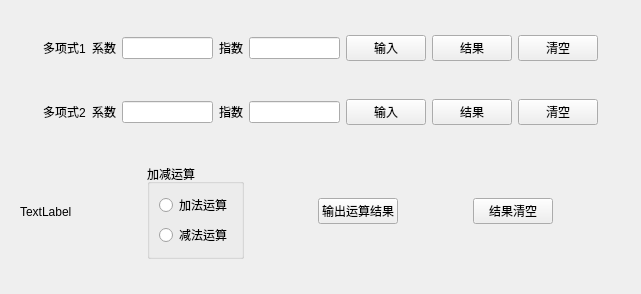
<?xml version="1.0" encoding="UTF-8"?>
<ui version="4.0">
 <class>Widget</class>
 <widget class="QWidget" name="Widget">
  <property name="geometry">
   <rect>
    <x>0</x>
    <y>0</y>
    <width>641</width>
    <height>294</height>
   </rect>
  </property>
  <property name="windowTitle">
   <string>Widget</string>
  </property>
  <layout class="QVBoxLayout" name="verticalLayout">
   <item>
    <spacer name="verticalSpacer_3">
     <property name="orientation">
      <enum>Qt::Vertical</enum>
     </property>
     <property name="sizeHint" stdset="0">
      <size>
       <width>20</width>
       <height>40</height>
      </size>
     </property>
    </spacer>
   </item>
   <item>
    <widget class="QWidget" name="widget" native="true">
     <layout class="QHBoxLayout" name="horizontalLayout">
      <item>
       <spacer name="horizontalSpacer_5">
        <property name="orientation">
         <enum>Qt::Horizontal</enum>
        </property>
        <property name="sizeHint" stdset="0">
         <size>
          <width>40</width>
          <height>20</height>
         </size>
        </property>
       </spacer>
      </item>
      <item>
       <widget class="QLabel" name="label_7">
        <property name="text">
         <string>多项式1</string>
        </property>
       </widget>
      </item>
      <item>
       <widget class="QLabel" name="label">
        <property name="text">
         <string>系数</string>
        </property>
       </widget>
      </item>
      <item>
       <widget class="QLineEdit" name="lineEdit"/>
      </item>
      <item>
       <widget class="QLabel" name="label_2">
        <property name="text">
         <string>指数</string>
        </property>
       </widget>
      </item>
      <item>
       <widget class="QLineEdit" name="lineEdit_2"/>
      </item>
      <item>
       <widget class="QPushButton" name="btn">
        <property name="text">
         <string>输入</string>
        </property>
       </widget>
      </item>
      <item>
       <widget class="QPushButton" name="btn2">
        <property name="text">
         <string>结果</string>
        </property>
       </widget>
      </item>
      <item>
       <widget class="QPushButton" name="pushButton_2">
        <property name="text">
         <string>清空</string>
        </property>
       </widget>
      </item>
      <item>
       <spacer name="horizontalSpacer_7">
        <property name="orientation">
         <enum>Qt::Horizontal</enum>
        </property>
        <property name="sizeHint" stdset="0">
         <size>
          <width>40</width>
          <height>20</height>
         </size>
        </property>
       </spacer>
      </item>
     </layout>
    </widget>
   </item>
   <item>
    <spacer name="verticalSpacer_2">
     <property name="orientation">
      <enum>Qt::Vertical</enum>
     </property>
     <property name="sizeHint" stdset="0">
      <size>
       <width>20</width>
       <height>40</height>
      </size>
     </property>
    </spacer>
   </item>
   <item>
    <widget class="QWidget" name="widget_2" native="true">
     <layout class="QHBoxLayout" name="horizontalLayout_4">
      <item>
       <spacer name="horizontalSpacer_6">
        <property name="orientation">
         <enum>Qt::Horizontal</enum>
        </property>
        <property name="sizeHint" stdset="0">
         <size>
          <width>40</width>
          <height>20</height>
         </size>
        </property>
       </spacer>
      </item>
      <item>
       <widget class="QLabel" name="label_8">
        <property name="text">
         <string>多项式2</string>
        </property>
       </widget>
      </item>
      <item>
       <widget class="QLabel" name="label_9">
        <property name="text">
         <string>系数</string>
        </property>
       </widget>
      </item>
      <item>
       <widget class="QLineEdit" name="lineEdit_7"/>
      </item>
      <item>
       <widget class="QLabel" name="label_10">
        <property name="text">
         <string>指数</string>
        </property>
       </widget>
      </item>
      <item>
       <widget class="QLineEdit" name="lineEdit_8"/>
      </item>
      <item>
       <widget class="QPushButton" name="btn_4">
        <property name="text">
         <string>输入</string>
        </property>
       </widget>
      </item>
      <item>
       <widget class="QPushButton" name="btn2_4">
        <property name="text">
         <string>结果</string>
        </property>
       </widget>
      </item>
      <item>
       <widget class="QPushButton" name="pushButton_3">
        <property name="text">
         <string>清空</string>
        </property>
       </widget>
      </item>
      <item>
       <spacer name="horizontalSpacer_8">
        <property name="orientation">
         <enum>Qt::Horizontal</enum>
        </property>
        <property name="sizeHint" stdset="0">
         <size>
          <width>40</width>
          <height>20</height>
         </size>
        </property>
       </spacer>
      </item>
     </layout>
    </widget>
   </item>
   <item>
    <spacer name="verticalSpacer">
     <property name="orientation">
      <enum>Qt::Vertical</enum>
     </property>
     <property name="sizeHint" stdset="0">
      <size>
       <width>20</width>
       <height>40</height>
      </size>
     </property>
    </spacer>
   </item>
   <item>
    <widget class="QWidget" name="widget_3" native="true">
     <layout class="QHBoxLayout" name="horizontalLayout_2">
      <item>
       <widget class="QLabel" name="label_3">
        <property name="text">
         <string>TextLabel</string>
        </property>
       </widget>
      </item>
      <item>
       <spacer name="horizontalSpacer">
        <property name="orientation">
         <enum>Qt::Horizontal</enum>
        </property>
        <property name="sizeHint" stdset="0">
         <size>
          <width>10</width>
          <height>20</height>
         </size>
        </property>
       </spacer>
      </item>
      <item>
       <widget class="QGroupBox" name="groupBox">
        <property name="title">
         <string>加减运算</string>
        </property>
        <layout class="QVBoxLayout" name="verticalLayout_2">
         <item>
          <widget class="QRadioButton" name="radioButton_2">
           <property name="text">
            <string>加法运算</string>
           </property>
          </widget>
         </item>
         <item>
          <widget class="QRadioButton" name="radioButton">
           <property name="text">
            <string>减法运算</string>
           </property>
          </widget>
         </item>
        </layout>
       </widget>
      </item>
      <item>
       <spacer name="horizontalSpacer_2">
        <property name="orientation">
         <enum>Qt::Horizontal</enum>
        </property>
        <property name="sizeHint" stdset="0">
         <size>
          <width>40</width>
          <height>20</height>
         </size>
        </property>
       </spacer>
      </item>
      <item>
       <widget class="QPushButton" name="pushButton">
        <property name="text">
         <string>输出运算结果</string>
        </property>
       </widget>
      </item>
      <item>
       <spacer name="horizontalSpacer_4">
        <property name="orientation">
         <enum>Qt::Horizontal</enum>
        </property>
        <property name="sizeHint" stdset="0">
         <size>
          <width>40</width>
          <height>20</height>
         </size>
        </property>
       </spacer>
      </item>
      <item>
       <widget class="QPushButton" name="pushButton_4">
        <property name="text">
         <string>结果清空</string>
        </property>
       </widget>
      </item>
      <item>
       <spacer name="horizontalSpacer_3">
        <property name="orientation">
         <enum>Qt::Horizontal</enum>
        </property>
        <property name="sizeHint" stdset="0">
         <size>
          <width>40</width>
          <height>20</height>
         </size>
        </property>
       </spacer>
      </item>
     </layout>
    </widget>
   </item>
   <item>
    <spacer name="verticalSpacer_4">
     <property name="orientation">
      <enum>Qt::Vertical</enum>
     </property>
     <property name="sizeHint" stdset="0">
      <size>
       <width>20</width>
       <height>40</height>
      </size>
     </property>
    </spacer>
   </item>
  </layout>
 </widget>
 <resources/>
 <connections/>
</ui>
